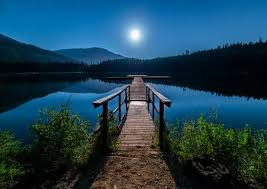
#> input picture src/PIS/labs/images_RGB_channels/rice.jpg, 267 x 189 px, given in place of rice.png, which was not available
$ jupyter execute --allow-errors assignment_1_alan_garcia.ipynb   (shell and % lines are left out)   (text cells are left out)
#> lines starting #> are read from the running program, lines starting #| are printed output that depends on the picture; pictures that were not available may be replaced by others from this repository, and a replacement may not be noted
[cell 1]
import numpy as np
from typing import Union

def checkMatrixType(input_matrix: np.ndarray) -> Union['symmetric', 'orthogonal', 'singular', 'otherwise']:
    if not isinstance(input_matrix, np.ndarray):
        raise TypeError("El input debe ser un numpy.ndarray")
    # Solo matrices cuadradas pueden ser simétricas, ortogonales o singulares
    if input_matrix.shape[0] != input_matrix.shape[1]:
        return 'otherwise'
    if np.allclose(input_matrix, input_matrix.T):
        return 'symmetric'
    if np.linalg.det(input_matrix) == 0:
        return 'singular'
    if np.allclose(np.linalg.inv(input_matrix), input_matrix.T):
        return 'orthogonal'
    return 'otherwise'


test_matrices = [
    {
        'type': 'singular',
        'matrix': np.array([[1, 2, 2], [1, 2, 2], [3, 2, -1]])
    },
    {
        'type': 'orthogonal',
        'matrix': np.array([[0, 0, 1], [0, -1, 0], [-1, 0, 0]])
    },
    {
        'type': 'symetric',
        'matrix': np.array([[1, 2, 3], [2, 1, 4], [3, 4, 1]])
    }
]

for m in test_matrices:
  print(f"Real matrix type: {m['type']}\nCalculated matrix type: {checkMatrixType(m['matrix'])}\n")

[cell 2]
import cv2
import matplotlib.pyplot as plt

def rotateAndSave(image:np.ndarray, image_save_path:str) -> np.ndarray:
  """
  INPUT: BGR np.array image and image_save_path
  RESULT: Rotated imaage saved on image_save_path
  """
  assert len(image.shape) == 3 and image.shape[2] == 3
  image = cv2.rotate(image, 1)
  cv2.imwrite(image_save_path, image)
  return image

image_path = "lab1-imgs/peppers.png"
output_path = "lab1-imgs/pepper_rotated.png"

image = cv2.imread(image_path)
#> (the rest of this cell did not finish here and is left out)

[cell 3]
from typing import Tuple

def firstMaxValue(image:np.ndarray) -> Tuple[float, int]:
  """
  INPUT: BGR numpy array image (H, W, C)
  RETURN: (MaxValue, IndexPosition)
  """
  vector_image = image.flatten()
  max_index = np.argmax(vector_image)
  max_val = vector_image[max_index]

  assert max_index != -1
  return (max_val, max_index)

image_path = "lab1-imgs/rice.png"
image = cv2.imread(image_path, cv2.IMREAD_GRAYSCALE)
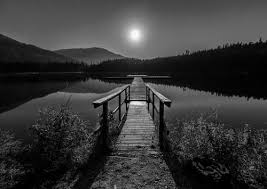
#> image: shape (189, 267); min 0, max 255, mean 55.9

fmv, fmi = firstMaxValue(image)
#> in firstMaxValue, `max_index = np.argmax(vector_image)`: max_index = 9214
#> in firstMaxValue, `max_val = vector_image[max_index]`: max_val = 255
#> fmv = 255; fmi = 9214

# Draw circle on pixel coords
pixel_center = np.unravel_index(fmi, shape=image.shape)[::-1]
#> pixel_center = (136, 34)
drawed_image = cv2.circle(image.copy(), pixel_center, radius=5, color=(0, 0, 255), thickness=5)

# Show info
print(f"Image {image_path} has shape: {image.shape}")
#| Image lab1-imgs/rice.png has shape: (189, 267)
print(f"First Max Value in image is at index: {fmi} and has a value of {fmv}")
#| First Max Value in image is at index: 9214 and has a value of 255
print(f"Drawing First Max Value at: {pixel_center}")
#| Drawing First Max Value at: (136, 34)
# Display images
f, axes = plt.subplots(1, 2, sharex=True, sharey=True)
axes[0].imshow(cv2.cvtColor(image, cv2.COLOR_BGR2RGB))
axes[1].imshow(cv2.cvtColor(drawed_image, cv2.COLOR_BGR2RGB))
axes[0].axis('off')
axes[1].axis('off')
plt.show()
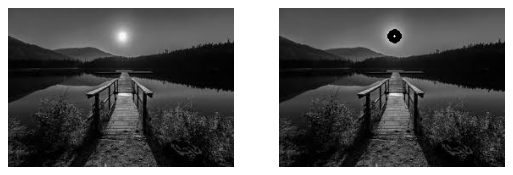
#> figure drawn by matplotlib, 2 panels

$ run again, with src/PIS/labs/images_RGB_channels/0 mCDBVwdqVnA5hm16.jpg copied over src/PIS/labs/images_RGB_channels/rice.jpg
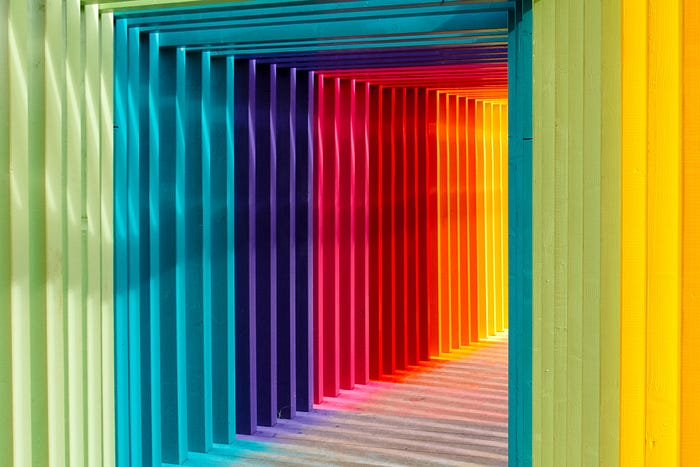
#> input picture src/PIS/labs/images_RGB_channels/0 mCDBVwdqVnA5hm16.jpg, 700 x 467 px, given in place of rice.png, which was not available
#> `image = cv2.imread(image_path, cv2.IMREAD_GRAYSCALE)`:
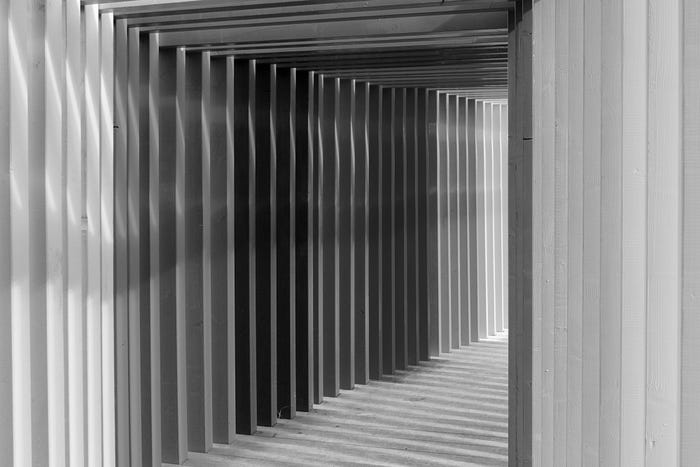
#> image: shape (467, 700); min 0, max 255, mean 126.7
#> max_index = 3594
#> max_val = 255
#> fmi = 3594
#> pixel_center = (94, 5)
#| Image lab1-imgs/rice.png has shape: (467, 700)
#| First Max Value in image is at index: 3594 and has a value of 255
#| Drawing First Max Value at: (94, 5)
#> `plt.show()`:
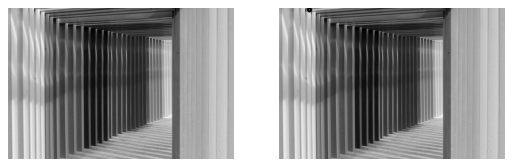
#> figure drawn by matplotlib, 2 panels

$ run again, with src/PIS/labs/images_RGB_channels/1 CAcN4i0oR0O4yjUKB5zaVg.jpg copied over src/PIS/labs/images_RGB_channels/rice.jpg
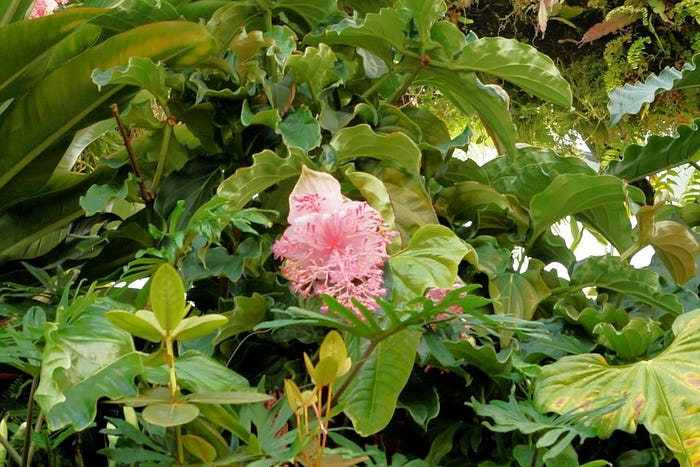
#> input picture src/PIS/labs/images_RGB_channels/1 CAcN4i0oR0O4yjUKB5zaVg.jpg, 700 x 467 px, given in place of rice.png, which was not available
#> `image = cv2.imread(image_path, cv2.IMREAD_GRAYSCALE)`:
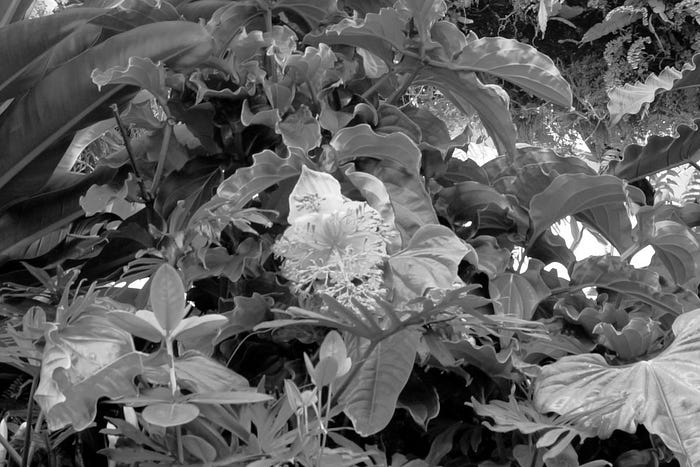
#> image: shape (467, 700); min 0, max 255, mean 95.1
#> max_index = 52
#> max_val = 255
#> fmi = 52
#> pixel_center = (52, 0)
#| Image lab1-imgs/rice.png has shape: (467, 700)
#| First Max Value in image is at index: 52 and has a value of 255
#| Drawing First Max Value at: (52, 0)
#> `plt.show()`:
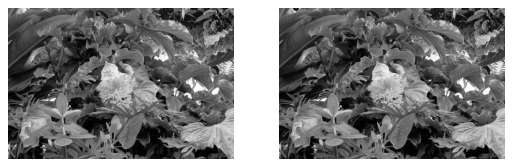
#> figure drawn by matplotlib, 2 panels

$ run again, with src/PIS/labs/images_RGB_channels/1 sgg3kv_vAH3WDnqA-npA5g.jpg copied over src/PIS/labs/images_RGB_channels/rice.jpg
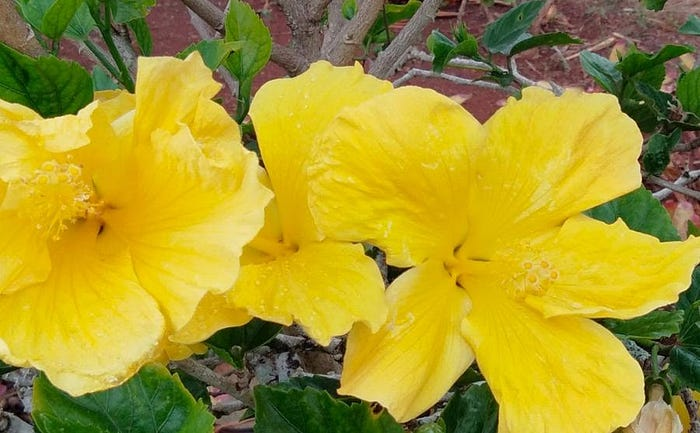
#> input picture src/PIS/labs/images_RGB_channels/1 sgg3kv_vAH3WDnqA-npA5g.jpg, 700 x 433 px, given in place of rice.png, which was not available
#> `image = cv2.imread(image_path, cv2.IMREAD_GRAYSCALE)`:
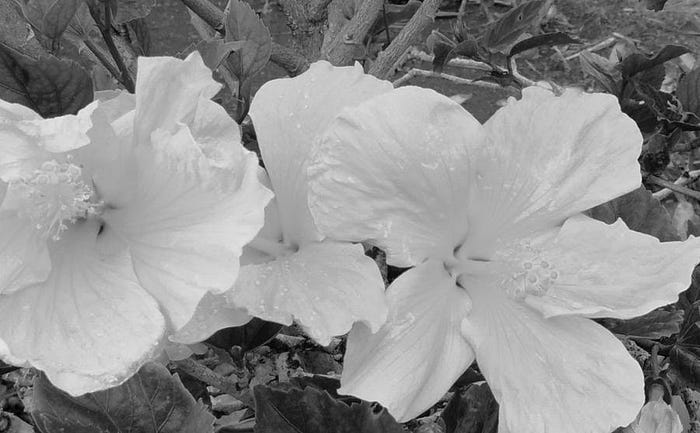
#> image: shape (433, 700); min 0, max 246, mean 144.6
#> max_index = 74287
#> max_val = 246
#> fmi = 74287
#> pixel_center = (87, 106)
#| Image lab1-imgs/rice.png has shape: (433, 700)
#| First Max Value in image is at index: 74287 and has a value of 246
#| Drawing First Max Value at: (87, 106)
#> `plt.show()`:
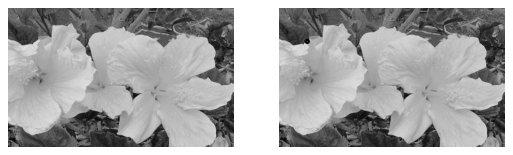
#> figure drawn by matplotlib, 2 panels
